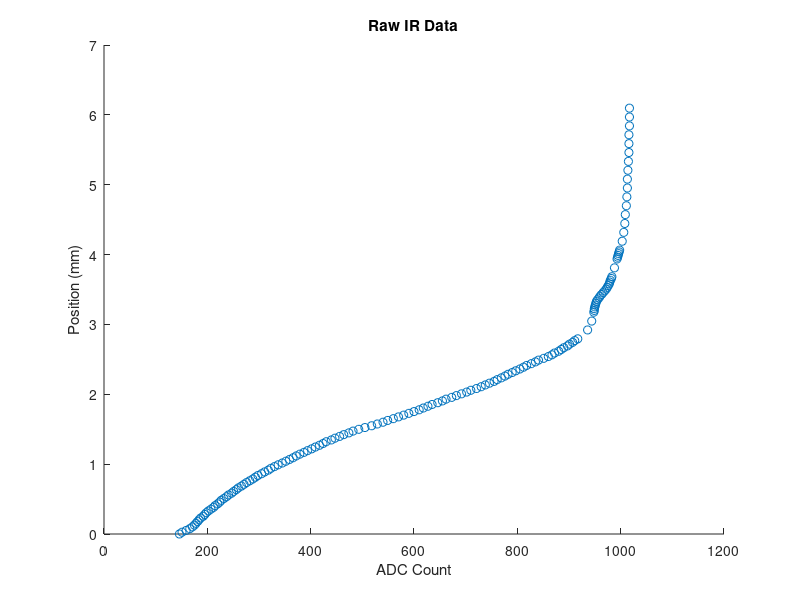

Reproduce this figure in MATLAB. (Note: this script raises an error after producing the figure.)
load ir_to_pos_data.mat

pos = data(:,1);
count = data(:,2);

% d1 = 19.90; % mm, distance from bottom of pedistal mount to top of pedistal mount
% d2 = 9.41; % mm, distance from top of pedistal mount to top of ball
% d3 = d1+d2; % mm, distance from bottom of pedistal mount on pink platform to top of ball
% d4 = 81.95; % mm, distance from bottom of pink platform to bottom of magnet
% d5 = 37.67; % mm, distance from bottom of pink platform to bottom of pedistal mount
% 
% d = d4 - d5 - d3

% can also use the fact that at the highest measurement, the ball was
% touching the magnet

in2mm = 25.4;
d_ball_at_magnet = pos(end)*in2mm;
pos = d_ball_at_magnet - pos*in2mm;

count = flipud(count);
pos   = flipud(pos);

figure, scatter(count, pos)
xlabel('ADC Count'), ylabel('Position (mm)')
title('Raw IR Data')

%%% Create lookup table

% Round ADC counts to integer
% rounded_counts = round(count);

% Create map of unique ADC values to positions (averaging duplicates)
unique_counts = unique(rounded_counts);
avg_pos = zeros(size(unique_counts));

for i = 1:length(unique_counts)
    idx = (rounded_counts == unique_counts(i));
    avg_pos(i) = mean(pos(idx));
end

% Define full range of desired ADC counts (e.g., min to max from your data)
lookup_counts = min(unique_counts):max(unique_counts);

% Interpolate using available average positions
interp_pos = interp1(unique_counts, avg_pos, lookup_counts, 'linear');

% add extraneus cases
len1 = length(0:lookup_counts(1));
len2 = length(lookup_counts(end):1023);

lookup_counts = [0:lookup_counts(1) lookup_counts(2:end-1) lookup_counts(end):1023];
interp_pos = [interp_pos(1)*ones(1,len1 - 1) interp_pos interp_pos(end)*ones(1,len2 - 1)];

% Optionally, visualize
figure;
plot(lookup_counts, interp_pos, 'b-')
xlabel('ADC Count'), ylabel('Interpolated Position (mm)')
title('Interpolated ADC-to-Position Lookup Table')
grid on
hold on, scatter(count, pos)

% Save lookup table
lookup_table = [lookup_counts' interp_pos'];
save('adc_to_position_lookup.mat', 'lookup_table');
writematrix(lookup_table, 'adc_to_position_lookup.csv');

